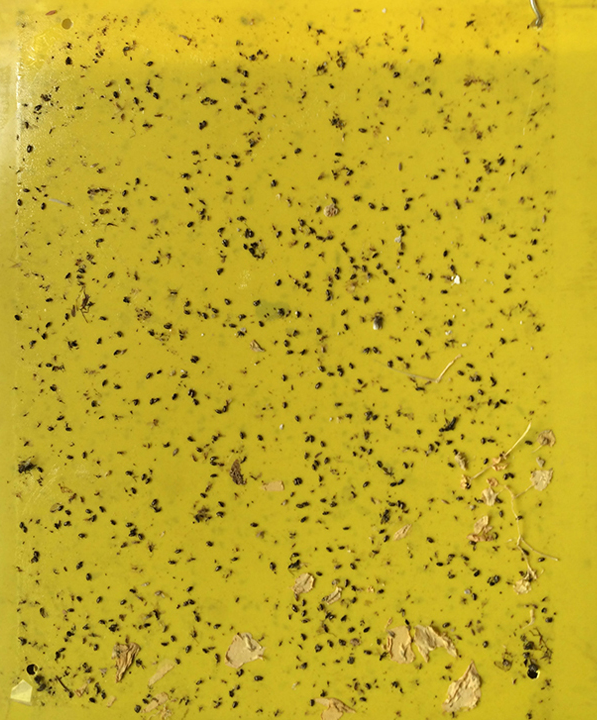
#> input picture picture/ttt.png, 597 x 720 px
$ python sample4.py
#> lines starting #> are read from the running program, lines starting #| are printed output that depends on the picture
#coding=utf-8
#显示计数效果

import cv2
import math
import numpy as np
from PIL import Image
from matplotlib import pyplot as plt


from matplotlib.font_manager import FontProperties
font = FontProperties(fname=r"c:\windows\fonts\SimSun.ttc", size=20)

path = "./picture"

cang = Image.open(path+'/ttt.png')
#> cang is the input picture: PIL image 597x720 RGBA; mean R, G, B, A 193.2, 170.2, 39.2, 255
cangnum = Image.open(path+'/tttresult.jpg')
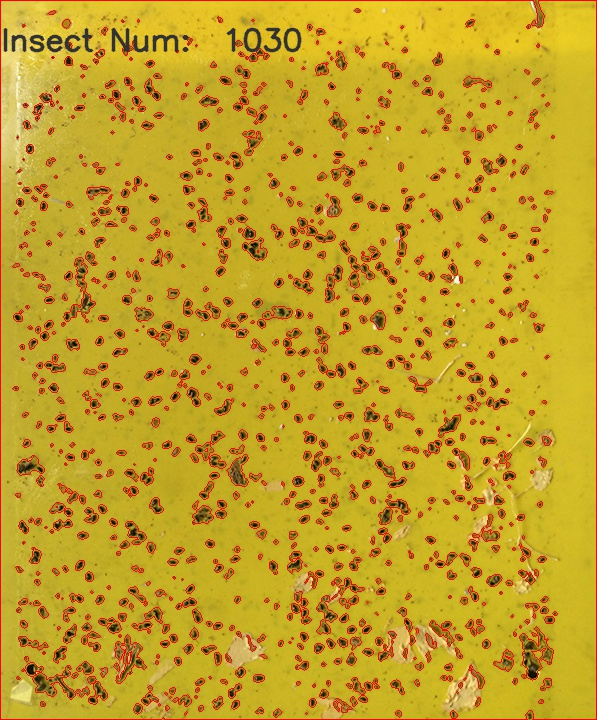
#> input picture picture/tttresult.jpg, 597 x 720 px
#> cangnum is the input picture: PIL image 597x720 RGB; mean R, G, B 196.2, 160.5, 38.4

title = [u'原始图', u'计数结果']

plt.subplot(1, 2, 1)
plt.imshow(cang)
plt.title(title[0],fontproperties=font)
plt.axis('off')     #不显示坐标尺寸

plt.subplot(1, 2, 2)
plt.imshow(cangnum,'gray')
plt.title(title[1],fontproperties=font)
plt.axis('off')     #不显示坐标尺寸


plt.show()
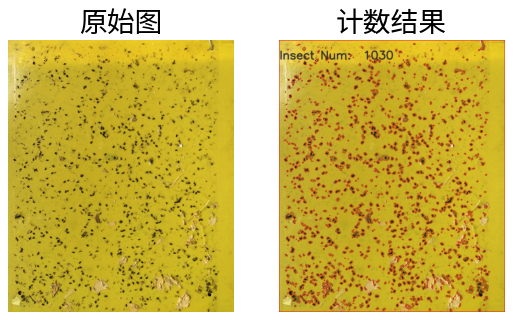
#> figure drawn by matplotlib, 2 panels
